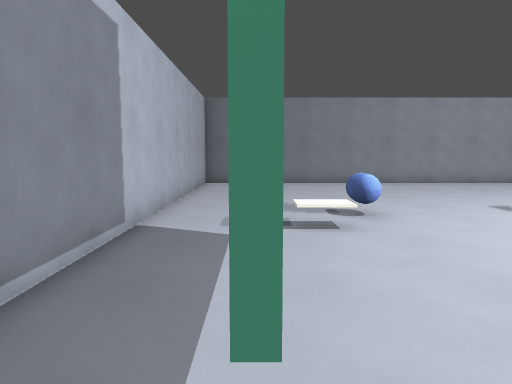
[1] (above)

17 first-person views from a walk through a 3-D level made in the Godot game engine. The camera is 1.4 m above the floor, tilts 6° down and sees 70° across. The floor is counted in squares, 1 m on a side. Each view is taken from the middle of a square. On the plan, view 1 faces up. The plan holds only what a view shows up to about 16 squares ahead; the rest is blank. Door leaves are left out where a doorway can be walked through.

[2]
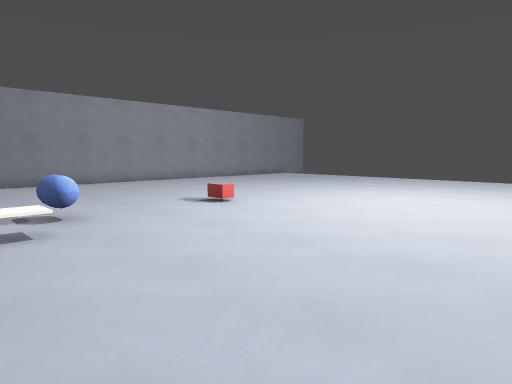

[3]
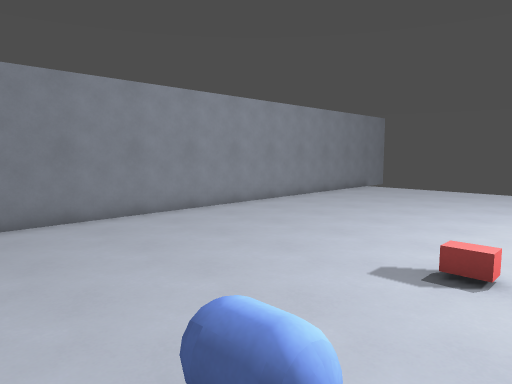

[4]
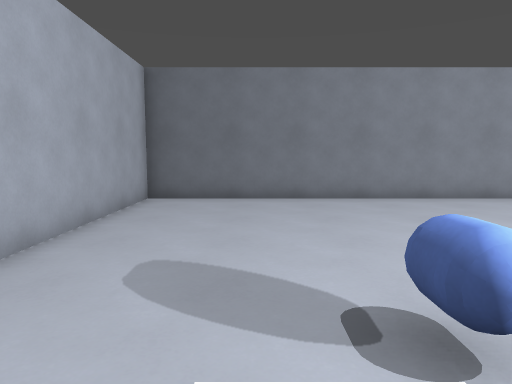

[5]
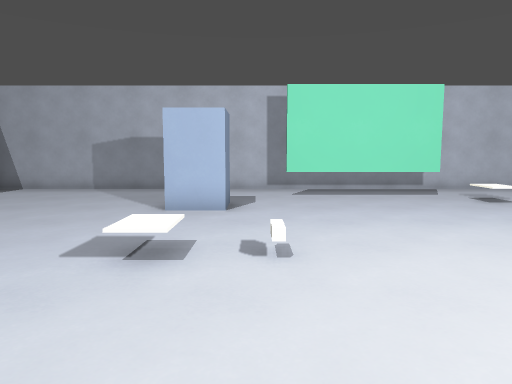

[6]
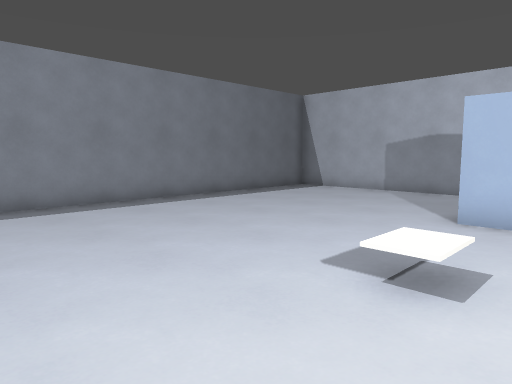

[7]
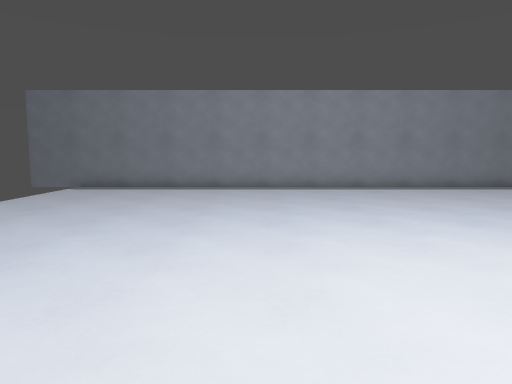

[8]
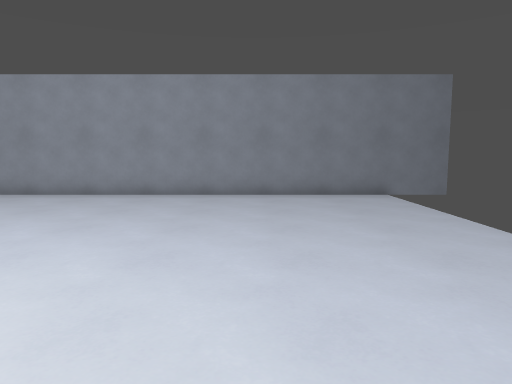

[9]
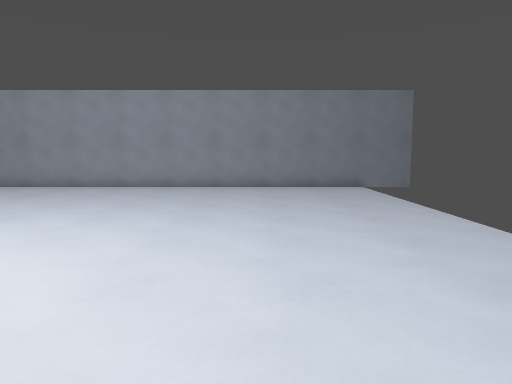

[10]
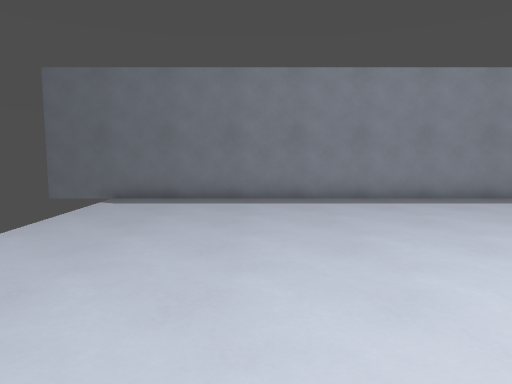

[11]
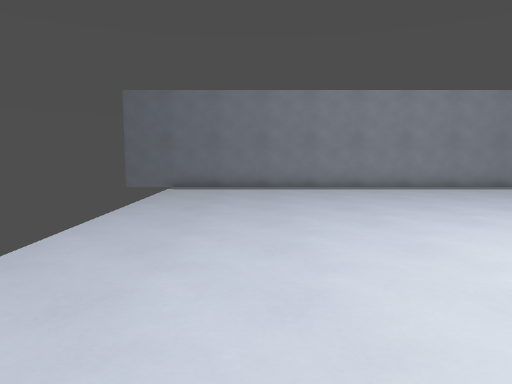

[12]
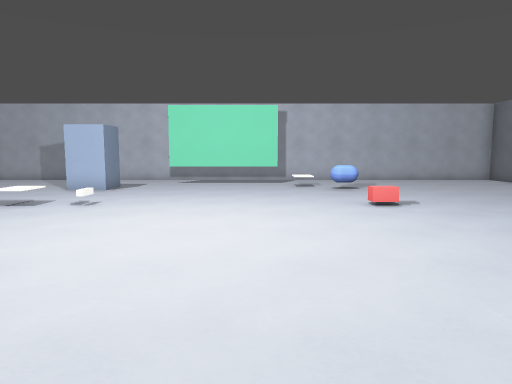

[13]
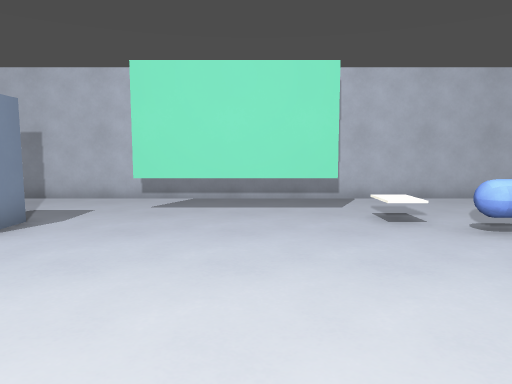

[14]
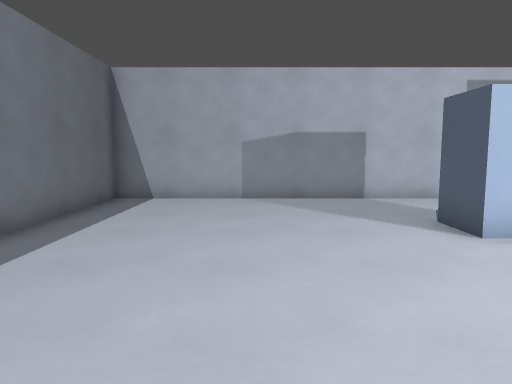

[15]
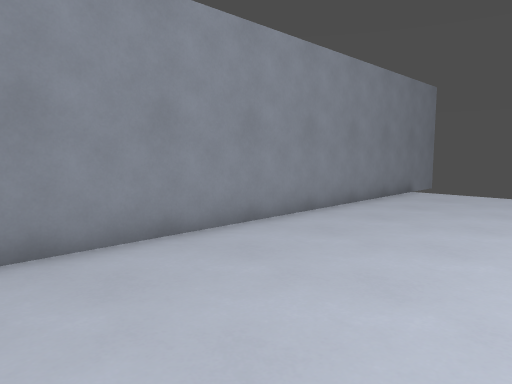

[16]
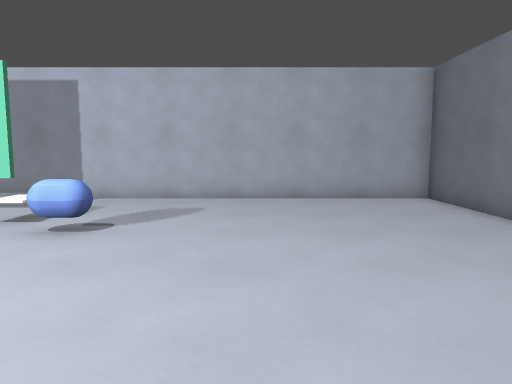

[17]
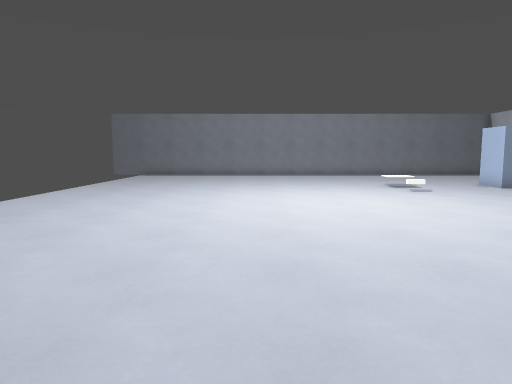

### Floor plan
Key: @ floor where view 1 was taken; # wall or solid block; . main floor; : floor 0.5 m higher than the main floor; / step, stairs or slope; D open door; = window, fence, low wall or low ledge; T thing the floor can be seen under or through.
Columns run from 3 left of view 1 to 21 right of it. Each row starts with its distance up from view 1.
 18 #########################
 17 #.......................#
 16 #.......................
 15 #.......................
 14 #.......................
 13 #.......................
 12 #.......................
 11 #.......................
 10 #.......................
  9 #....==.................
  8 #....==D................
  7 #...:/.D................
  6 #......................
  5 #..T...................
  4 #..T....................
  3 #..T....................
  2 #..T....................
  1 #..T....................
  0 #..@....................
 -1 #....##.................
 -2 #....##.................
 -3 #.......................
 -4 #.......................
 -5 #.......................
 -6 #.......................
 -7 #.......................
 -8 #.......................
 -9 #.......................
-10 #.......................
-11 #########################

Positions as (right, up) in squares from view 1, and headings:
1: (0, 0), facing up
2: (0, 0), facing up-right
3: (1, 7), facing up-right
4: (1, 6), facing up
5: (12, 0), facing left
6: (11, 0), facing down-left
7: (13, 5), facing down
8: (16, 5), facing up
9: (16, 2), facing up
10: (16, 1), facing down
11: (17, 5), facing down
12: (17, 5), facing left
13: (9, 4), facing left
14: (9, -6), facing left
15: (7, 12), facing up-right
16: (9, 12), facing left
17: (13, 14), facing down
